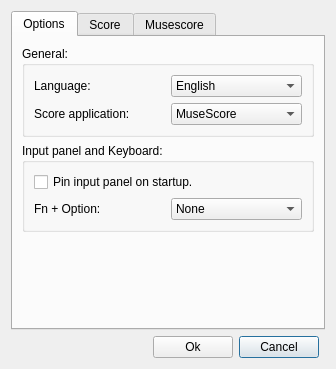
<?xml version="1.0" encoding="UTF-8"?>
<ui version="4.0">
 <class>SettingsDialog</class>
 <widget class="QDialog" name="SettingsDialog">
  <property name="geometry">
   <rect>
    <x>0</x>
    <y>0</y>
    <width>336</width>
    <height>369</height>
   </rect>
  </property>
  <property name="windowTitle">
   <string>Settings for ODLA</string>
  </property>
  <property name="windowIcon">
   <iconset>
    <normaloff>:/icons/kricon.png</normaloff>:/icons/kricon.png</iconset>
  </property>
  <layout class="QGridLayout" name="gridLayout">
   <item row="1" column="0">
    <spacer name="horizontalSpacer">
     <property name="orientation">
      <enum>Qt::Horizontal</enum>
     </property>
     <property name="sizeHint" stdset="0">
      <size>
       <width>114</width>
       <height>20</height>
      </size>
     </property>
    </spacer>
   </item>
   <item row="1" column="2">
    <widget class="QPushButton" name="cancelButton">
     <property name="text">
      <string>Cancel</string>
     </property>
    </widget>
   </item>
   <item row="1" column="1">
    <widget class="QPushButton" name="okButton">
     <property name="text">
      <string>Ok</string>
     </property>
    </widget>
   </item>
   <item row="0" column="0" colspan="4">
    <widget class="QTabWidget" name="tabWidget">
     <property name="toolTip">
      <string/>
     </property>
     <property name="accessibleName">
      <string/>
     </property>
     <property name="currentIndex">
      <number>0</number>
     </property>
     <widget class="QWidget" name="generalTab">
      <property name="toolTip">
       <string>General options</string>
      </property>
      <property name="accessibleName">
       <string>General options</string>
      </property>
      <attribute name="title">
       <string>Options</string>
      </attribute>
      <layout class="QVBoxLayout" name="verticalLayout">
       <item>
        <widget class="QGroupBox" name="groupBox_2">
         <property name="title">
          <string>General:</string>
         </property>
         <layout class="QGridLayout" name="gridLayout_3">
          <item row="0" column="0">
           <widget class="QLabel" name="label">
            <property name="text">
             <string>Language:</string>
            </property>
           </widget>
          </item>
          <item row="0" column="1">
           <widget class="QComboBox" name="langComboBox">
            <property name="toolTip">
             <string>Language</string>
            </property>
            <property name="accessibleName">
             <string>Language</string>
            </property>
            <property name="currentText">
             <string notr="true">English</string>
            </property>
            <item>
             <property name="text">
              <string notr="true">English</string>
             </property>
             <property name="icon">
              <iconset resource="../graphics.qrc">
               <normaloff>:/icons/united-kingdom-flag-icon-32.png</normaloff>:/icons/united-kingdom-flag-icon-32.png</iconset>
             </property>
            </item>
            <item>
             <property name="text">
              <string notr="true">Italiano</string>
             </property>
             <property name="icon">
              <iconset resource="../graphics.qrc">
               <normaloff>:/icons/italy-flag-icon-32.png</normaloff>:/icons/italy-flag-icon-32.png</iconset>
             </property>
            </item>
           </widget>
          </item>
          <item row="1" column="0">
           <widget class="QLabel" name="label_4">
            <property name="text">
             <string>Score application:</string>
            </property>
           </widget>
          </item>
          <item row="1" column="1">
           <widget class="QComboBox" name="appComboBox">
            <property name="toolTip">
             <string>Score application</string>
            </property>
            <property name="accessibleName">
             <string>Score application</string>
            </property>
            <property name="currentText">
             <string notr="true">MuseScore</string>
            </property>
            <item>
             <property name="text">
              <string>MuseScore</string>
             </property>
            </item>
           </widget>
          </item>
         </layout>
        </widget>
       </item>
       <item>
        <widget class="QGroupBox" name="groupBox">
         <property name="title">
          <string>Input panel and Keyboard:</string>
         </property>
         <layout class="QGridLayout" name="gridLayout_2">
          <item row="1" column="1">
           <widget class="QComboBox" name="optionComboBox">
            <property name="toolTip">
             <string>Fn + Options shortcut</string>
            </property>
            <property name="accessibleName">
             <string>Fn + Options shortcut</string>
            </property>
            <property name="currentText">
             <string notr="true">None</string>
            </property>
            <property name="currentIndex">
             <number>0</number>
            </property>
            <item>
             <property name="text">
              <string>None</string>
             </property>
            </item>
            <item>
             <property name="text">
              <string>Dynamics</string>
             </property>
            </item>
            <item>
             <property name="text">
              <string>Tremolo</string>
             </property>
            </item>
            <item>
             <property name="text">
              <string>Articulations</string>
             </property>
            </item>
            <item>
             <property name="text">
              <string>Ornaments</string>
             </property>
            </item>
            <item>
             <property name="text">
              <string>Note heads</string>
             </property>
            </item>
            <item>
             <property name="text">
              <string>Grace notes</string>
             </property>
            </item>
            <item>
             <property name="text">
              <string>Lines</string>
             </property>
            </item>
            <item>
             <property name="text">
              <string>Fingering</string>
             </property>
            </item>
            <item>
             <property name="text">
              <string>Arpeggios</string>
             </property>
            </item>
            <item>
             <property name="text">
              <string>Tempo</string>
             </property>
            </item>
           </widget>
          </item>
          <item row="1" column="0">
           <widget class="QLabel" name="label_3">
            <property name="text">
             <string>Fn + Option:</string>
            </property>
           </widget>
          </item>
          <item row="0" column="0" colspan="2">
           <widget class="QCheckBox" name="pinCheckBox">
            <property name="text">
             <string>Pin input panel on startup.</string>
            </property>
            <property name="checked">
             <bool>false</bool>
            </property>
           </widget>
          </item>
         </layout>
        </widget>
       </item>
       <item>
        <spacer name="verticalSpacer">
         <property name="orientation">
          <enum>Qt::Vertical</enum>
         </property>
         <property name="sizeHint" stdset="0">
          <size>
           <width>20</width>
           <height>71</height>
          </size>
         </property>
        </spacer>
       </item>
      </layout>
     </widget>
     <widget class="QWidget" name="scoreTab">
      <property name="toolTip">
       <string>Score options</string>
      </property>
      <property name="accessibleName">
       <string>Score options</string>
      </property>
      <attribute name="title">
       <string>Score</string>
      </attribute>
      <layout class="QGridLayout" name="gridLayout_5">
       <item row="0" column="0">
        <widget class="QGroupBox" name="groupBox_3">
         <property name="title">
          <string>Default settings:</string>
         </property>
         <layout class="QGridLayout" name="gridLayout_4">
          <item row="1" column="0">
           <widget class="QLabel" name="label_6">
            <property name="text">
             <string>Time Signature:</string>
            </property>
           </widget>
          </item>
          <item row="2" column="0">
           <widget class="QLabel" name="label_7">
            <property name="text">
             <string>Duration:</string>
            </property>
           </widget>
          </item>
          <item row="0" column="0">
           <widget class="QLabel" name="label_5">
            <property name="text">
             <string>Clef:</string>
            </property>
           </widget>
          </item>
          <item row="1" column="1">
           <layout class="QHBoxLayout" name="horizontalLayout">
            <item>
             <widget class="QComboBox" name="timeSigNumComboBox">
              <property name="toolTip">
               <string>Default time beats</string>
              </property>
              <property name="accessibleName">
               <string>Default time beats</string>
              </property>
              <property name="currentText">
               <string notr="true">2</string>
              </property>
              <item>
               <property name="text">
                <string notr="true">2</string>
               </property>
              </item>
              <item>
               <property name="text">
                <string notr="true">3</string>
               </property>
              </item>
              <item>
               <property name="text">
                <string notr="true">4</string>
               </property>
              </item>
              <item>
               <property name="text">
                <string notr="true">5</string>
               </property>
              </item>
              <item>
               <property name="text">
                <string notr="true">6</string>
               </property>
              </item>
              <item>
               <property name="text">
                <string notr="true">9</string>
               </property>
              </item>
              <item>
               <property name="text">
                <string notr="true">12</string>
               </property>
              </item>
             </widget>
            </item>
            <item>
             <widget class="QLabel" name="label_10">
              <property name="text">
               <string notr="true">/</string>
              </property>
              <property name="alignment">
               <set>Qt::AlignCenter</set>
              </property>
             </widget>
            </item>
            <item>
             <widget class="QComboBox" name="timeSigDenComboBox">
              <property name="toolTip">
               <string>Default time unit</string>
              </property>
              <property name="accessibleName">
               <string>Default time unit</string>
              </property>
              <property name="currentText">
               <string notr="true">4</string>
              </property>
              <item>
               <property name="text">
                <string notr="true">4</string>
               </property>
              </item>
              <item>
               <property name="text">
                <string notr="true">8</string>
               </property>
              </item>
             </widget>
            </item>
           </layout>
          </item>
          <item row="2" column="1">
           <widget class="QComboBox" name="durationComboBox">
            <property name="toolTip">
             <string>Default duration</string>
            </property>
            <property name="accessibleName">
             <string>Default duration</string>
            </property>
            <property name="currentText">
             <string notr="true"/>
            </property>
           </widget>
          </item>
          <item row="0" column="1">
           <widget class="QComboBox" name="clefComboBox">
            <property name="toolTip">
             <string>Default clef</string>
            </property>
            <property name="accessibleName">
             <string>Default clef</string>
            </property>
            <property name="currentText">
             <string notr="true"/>
            </property>
           </widget>
          </item>
         </layout>
        </widget>
       </item>
       <item row="1" column="0">
        <spacer name="verticalSpacer_2">
         <property name="orientation">
          <enum>Qt::Vertical</enum>
         </property>
         <property name="sizeHint" stdset="0">
          <size>
           <width>20</width>
           <height>112</height>
          </size>
         </property>
        </spacer>
       </item>
      </layout>
     </widget>
     <widget class="QWidget" name="musescoreTab">
      <property name="toolTip">
       <string>Musescore options</string>
      </property>
      <property name="accessibleName">
       <string>Musescore options</string>
      </property>
      <attribute name="title">
       <string>Musescore</string>
      </attribute>
      <layout class="QVBoxLayout" name="verticalLayout_3">
       <item>
        <layout class="QHBoxLayout" name="horizontalLayout_3">
         <item>
          <widget class="QLabel" name="label_12">
           <property name="text">
            <string>File type:</string>
           </property>
          </widget>
         </item>
         <item>
          <widget class="QComboBox" name="fileExtComboBox">
           <property name="accessibleName">
            <string>Score extension</string>
           </property>
           <item>
            <property name="text">
             <string notr="true">mscx</string>
            </property>
           </item>
           <item>
            <property name="text">
             <string notr="true">mscz</string>
            </property>
           </item>
          </widget>
         </item>
        </layout>
       </item>
       <item>
        <widget class="QGroupBox" name="groupBox_4">
         <property name="title">
          <string>Template:</string>
         </property>
         <layout class="QVBoxLayout" name="verticalLayout_2">
          <item>
           <widget class="QRadioButton" name="defaultTemplateButton">
            <property name="accessibleName">
             <string>Use default template</string>
            </property>
            <property name="text">
             <string>Default</string>
            </property>
            <property name="checked">
             <bool>true</bool>
            </property>
           </widget>
          </item>
          <item>
           <widget class="QRadioButton" name="userTemplateRadioButton">
            <property name="accessibleName">
             <string>User defined template</string>
            </property>
            <property name="text">
             <string>User defined</string>
            </property>
           </widget>
          </item>
          <item>
           <widget class="QFrame" name="userTemplateFrame">
            <property name="enabled">
             <bool>false</bool>
            </property>
            <property name="frameShape">
             <enum>QFrame::NoFrame</enum>
            </property>
            <property name="frameShadow">
             <enum>QFrame::Raised</enum>
            </property>
            <layout class="QHBoxLayout" name="horizontalLayout_2">
             <property name="leftMargin">
              <number>0</number>
             </property>
             <property name="topMargin">
              <number>0</number>
             </property>
             <property name="rightMargin">
              <number>0</number>
             </property>
             <property name="bottomMargin">
              <number>0</number>
             </property>
             <item>
              <widget class="QLabel" name="templateLabel">
               <property name="font">
                <font>
                 <italic>true</italic>
                </font>
               </property>
               <property name="text">
                <string notr="true">No file selected.</string>
               </property>
              </widget>
             </item>
             <item>
              <spacer name="horizontalSpacer_2">
               <property name="orientation">
                <enum>Qt::Horizontal</enum>
               </property>
               <property name="sizeHint" stdset="0">
                <size>
                 <width>96</width>
                 <height>20</height>
                </size>
               </property>
              </spacer>
             </item>
             <item>
              <widget class="QToolButton" name="mscoreTemplateButton">
               <property name="accessibleName">
                <string>Browse template file</string>
               </property>
               <property name="text">
                <string>Choose</string>
               </property>
              </widget>
             </item>
            </layout>
           </widget>
          </item>
         </layout>
        </widget>
       </item>
       <item>
        <spacer name="verticalSpacer_3">
         <property name="orientation">
          <enum>Qt::Vertical</enum>
         </property>
         <property name="sizeHint" stdset="0">
          <size>
           <width>20</width>
           <height>99</height>
          </size>
         </property>
        </spacer>
       </item>
      </layout>
     </widget>
    </widget>
   </item>
  </layout>
 </widget>
 <resources>
  <include location="../graphics.qrc"/>
 </resources>
 <connections>
  <connection>
   <sender>cancelButton</sender>
   <signal>clicked()</signal>
   <receiver>SettingsDialog</receiver>
   <slot>reject()</slot>
   <hints>
    <hint type="sourcelabel">
     <x>241</x>
     <y>348</y>
    </hint>
    <hint type="destinationlabel">
     <x>111</x>
     <y>341</y>
    </hint>
   </hints>
  </connection>
  <connection>
   <sender>userTemplateRadioButton</sender>
   <signal>toggled(bool)</signal>
   <receiver>userTemplateFrame</receiver>
   <slot>setEnabled(bool)</slot>
   <hints>
    <hint type="sourcelabel">
     <x>118</x>
     <y>147</y>
    </hint>
    <hint type="destinationlabel">
     <x>172</x>
     <y>169</y>
    </hint>
   </hints>
  </connection>
 </connections>
</ui>
